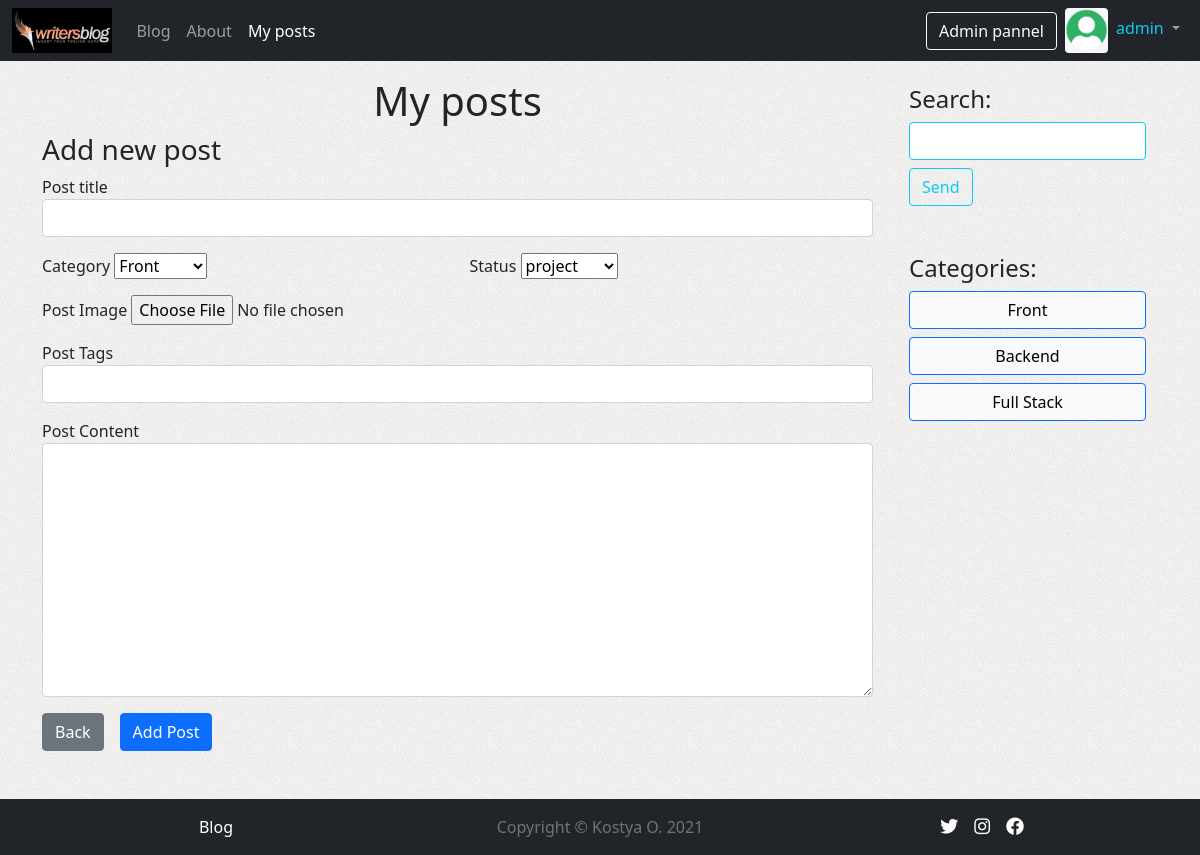
The page /user_posts.php?source=add_post (signed in) on the database its author committed.
### tables this page shows
CREATE TABLE `categories` (
  `cat_id` int(11) NOT NULL,
  `cat_title` varchar(1000) NOT NULL
);

### includes/add_post.php (the view, shortened to what this page needs)
<h3>Add new post</h3>
<form action="" method="post" enctype="multipart/form-data">
    <div class="form-group">
        <label class="edit_label">Post title</label>
        <input type="text" class="form-control myinput" name="title" />
    </div>
    <div class="row">
        <div class="form-group mt-3 col-md-6">
            <label class="edit_label">Category</label>
            <select name="post_category" class="myinput">
                <?php
                    $query = "SELECT * FROM categories";
                    $select_categories = mysqli_query($connection,$query);
                    while ($row = mysqli_fetch_assoc($select_categories)){
                        $cat_id = $row['cat_id'];
                        $cat_title = $row['cat_title'];
                        echo "<option value='$cat_id'>{$cat_title}</option>";
                    }
                ?>
            </select>
        </div>
        <div class="form-group mt-3 col-md-6">
            <label class="edit_label">Status</label>
            <select name="post_status" class="myinput">
                <option value="project" selected='selected' >project</option>
            </select>
        </div>
    </div>
    <div class="form-group mt-3">
        <label class="edit_label">Post Image</label>
        <input type="file" class="myinput" name="image">
    </div>
    <div class="form-group mt-3">
        <label class="edit_label">Post Tags</label>
        <input type="text" class="form-control myinput" name="post_tags" />
    </div>
    <div class="form-group mt-3">
        <label class="edit_label">Post Content</label>
        <textarea class="form-control myinput" name="post_content" rows="10" cols="25"></textarea>
    </div>
    <div class="d-flex mt-3">
        <a href='./user_posts.php' class='btn btn-secondary me-3 ' >Back</a>
        <input type="submit" class="btn btn-primary" name="create_post" value="Add Post" />
    </div>
</form>

### includes/sidebar.php (shortened to what this page needs)
<div class="col-md-3 p-4">
    <div class="well ">
        <h4>Search:</h4>
            <form action="search.php" method="post">
                <input name="search" type="text" class="form-control shadow-none border border-info" />
                <button name="submit" class="btn btn-outline-info mt-2" type="submit">Send</button>
            </form>
    </div>
    <div class="well mt-5">
        <h4>Categories:</h4>
        <div class="row">
            <ul class="list-unstyled">
                <?php
                    if (!isset($category)){$category = '';}
                    $query = "SELECT * FROM categories";
                    $select_all_categories_query=mysqli_query($connection,$query);
                    while ($row=mysqli_fetch_array($select_all_categories_query)){
                        $cat_title = $row['cat_title'];
                        $cat_id = $row['cat_id'];
                        $category==$cat_id ? $active_cat = 'btn-primary' : $active_cat = 'btn-light';
                        echo "<form action='search.php' method='post'>";
                        echo "<input type='submit' class='form-control shadow-none border border-primary mb-2 $active_cat'  value='{$cat_title}'/>";
                        echo "</form>";
                    }
                ?>
            </ul>
        </div>
    </div>
</div>

### css/style.css (style rules this page uses)
body { background-color: rgb(196, 245, 245); background-image: url("../images/site/bg.png"); box-sizing: border-box !important; }

### rows shown on the page
categories: cat_title "Front"
categories: cat_title "Backend"
categories: cat_title "Full Stack"

### other values the page prints
$_SESSION['username'] "admin"
form field post_category "Front"
